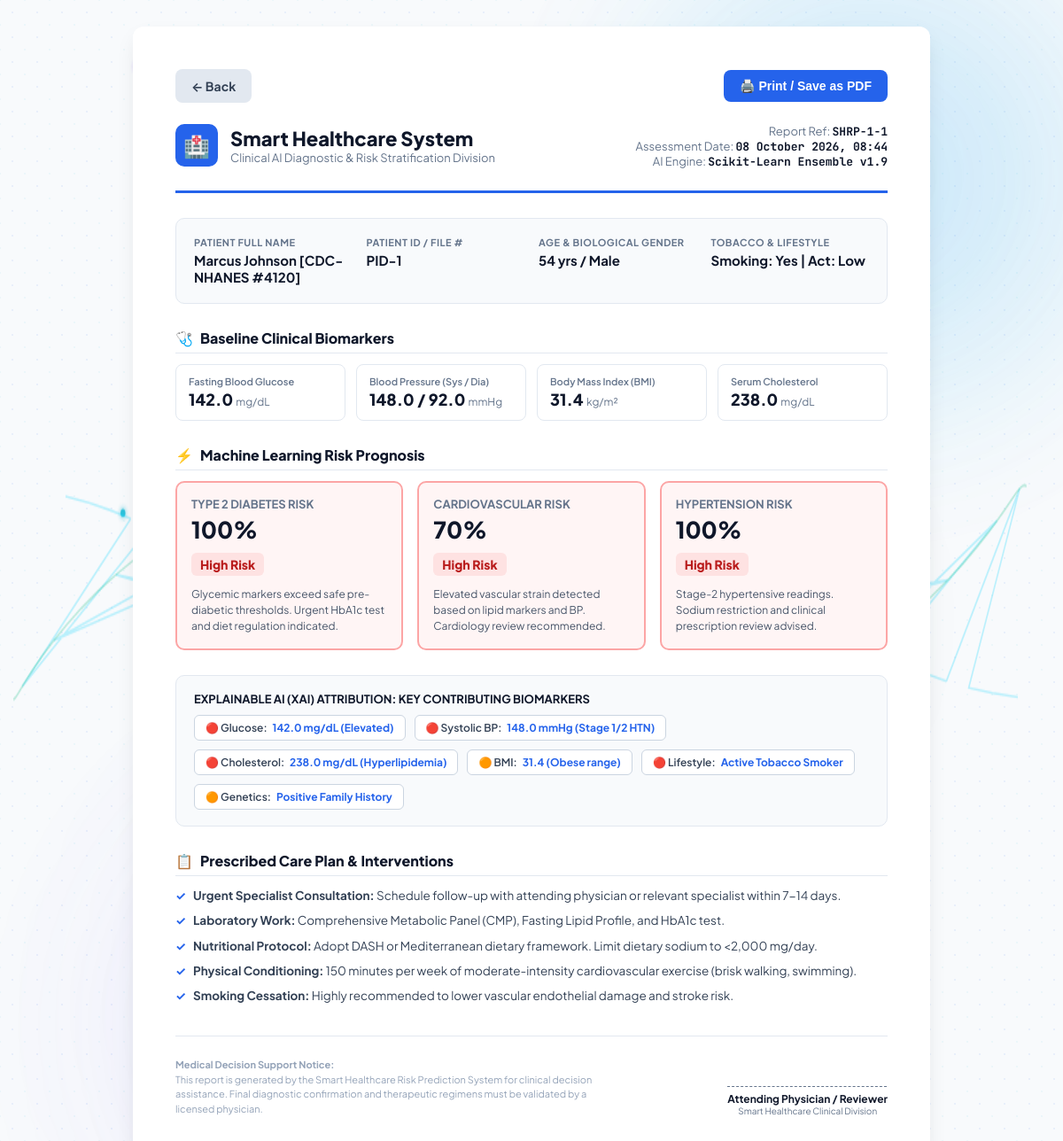
Page /patient/report/1 on the committed database.
### app.py (models this page shows)
class Patient(db.Model):
    id = db.Column(db.Integer, primary_key=True)
    name = db.Column(db.String(100), nullable=False)
    age = db.Column(db.Integer, nullable=False)
    gender = db.Column(db.String(20), nullable=False)
    bmi = db.Column(db.Float)
    glucose = db.Column(db.Float)
    systolic_bp = db.Column(db.Float)
    diastolic_bp = db.Column(db.Float)
    cholesterol = db.Column(db.Float)
    heart_rate = db.Column(db.Float)
    smoking = db.Column(db.String(10))
    physical_activity = db.Column(db.String(20))
    family_history = db.Column(db.String(10))
    created_at = db.Column(db.DateTime, default=datetime.utcnow)

### app.py (the view)
@app.route("/report/<int:patient_id>")
@app.route("/patient/report/<int:patient_id>")
def report(patient_id):
    patient = Patient.query.get(patient_id)
    if not patient:
        patient = Patient.query.first()
        if not patient:
            return redirect(url_for("patients"))
    latest_prediction = Prediction.query.filter_by(patient_id=patient.id).order_by(Prediction.id.desc()).first()
    if latest_prediction:
        pred = latest_prediction
        diabetes_score = int(round(latest_prediction.diabetes_probability)) if latest_prediction.diabetes_probability is not None else calculate_diabetes_risk(patient)
        heart_score = int(round(latest_prediction.heart_probability)) if latest_prediction.heart_probability is not None else calculate_heart_risk(patient)
        hypertension_score = int(round(latest_prediction.hypertension_probability)) if latest_prediction.hypertension_probability is not None else calculate_hypertension_risk(patient)
        diabetes_risk = latest_prediction.diabetes_risk or risk_category(diabetes_score)
        heart_risk = latest_prediction.heart_risk or risk_category(heart_score)
        hypertension_risk = latest_prediction.hypertension_risk or risk_category(hypertension_score)
    else:
        diabetes_score = calculate_diabetes_risk(patient)
        heart_score = calculate_heart_risk(patient)
        hypertension_score = calculate_hypertension_risk(patient)
        diabetes_risk = risk_category(diabetes_score)
        heart_risk = risk_category(heart_score)
        hypertension_risk = risk_category(hypertension_score)
        pred = Prediction(
            id=patient.id,
            patient_id=patient.id,
            diabetes_risk=diabetes_risk,
            heart_risk=heart_risk,
            hypertension_risk=hypertension_risk,
            diabetes_probability=diabetes_score,
            heart_probability=heart_score,
            hypertension_probability=hypertension_score,
            created_at=patient.created_at or datetime.utcnow()
        )
    return render_template(
        "report.html",
        patient=patient,
        diabetes_score=diabetes_score,
        heart_score=heart_score,
        hypertension_score=hypertension_score,
        diabetes_risk=diabetes_risk,
        heart_risk=heart_risk,
        hypertension_risk=hypertension_risk,
        latest_prediction=pred,
        pred=pred
    )

### templates/report.html (shortened to what this page needs)
<!DOCTYPE html>
<html lang="en">
<head>
    <link rel="stylesheet" href="/static/css/style.css">
</head>
<body>
    <div class="ambient-glow-wrapper">
    </div>
    <div class="report-page">
        <div class="no-print">
            <a href="javascript:history.back()" class="btn btn-back">
                ← Back
            </a>
            <div style="display: flex; gap: 10px;">
                <button onclick="window.print()" class="btn btn-print">
                    🖨️ Print / Save as PDF
                </button>
            </div>
        </div>
        <header class="report-header">
            <div class="clinic-brand">
                <div class="clinic-logo">🏥</div>
                <div>
                    <div class="clinic-name">Smart Healthcare System</div>
                    <div class="clinic-sub">Clinical AI Diagnostic & Risk Stratification Division</div>
                </div>
            </div>
            <div class="doc-meta">
                <div>Report Ref: <strong>SHRP-{{ pred.id }}-{{ patient.id }}</strong></div>
                <div>Assessment Date: <strong>{{ pred.created_at.strftime('%d %B %Y, %H:%M') if pred.created_at else 'Recent' }}</strong></div>
                <div>AI Engine: <strong>Scikit-Learn Ensemble v1.9</strong></div>
            </div>
        </header>
        <div class="patient-summary">
            <div class="summary-item">
                <label>Patient Full Name</label>
                <span>{{ patient.name }}</span>
            </div>
            <div class="summary-item">
                <label>Patient ID / File #</label>
                <span>PID-{{ patient.id }}</span>
            </div>
            <div class="summary-item">
                <label>Age & Biological Gender</label>
                <span>{{ patient.age }} yrs / {{ patient.gender }}</span>
            </div>
            <div class="summary-item">
                <label>Tobacco & Lifestyle</label>
                <span>Smoking: {{ patient.smoking }} | Act: {{ patient.physical_activity }}</span>
            </div>
        </div>
        <div class="section-heading">
            <span>🩺</span> Baseline Clinical Biomarkers
        </div>
        <div class="vitals-grid">
            <div class="vital-cell">
                <div class="lbl">Fasting Blood Glucose</div>
                <div class="val">{{ patient.glucose }} <span style="font-size: 12px; font-weight: normal; color: var(--text-muted);">mg/dL</span></div>
            </div>
            <div class="vital-cell">
                <div class="lbl">Blood Pressure (Sys / Dia)</div>
                <div class="val">{{ patient.systolic_bp }} / {{ patient.diastolic_bp }} <span style="font-size: 12px; font-weight: normal; color: var(--text-muted);">mmHg</span></div>
            </div>
            <div class="vital-cell">
                <div class="lbl">Body Mass Index (BMI)</div>
                <div class="val">{{ patient.bmi }} <span style="font-size: 12px; font-weight: normal; color: var(--text-muted);">kg/m²</span></div>
            </div>
            <div class="vital-cell">
                <div class="lbl">Serum Cholesterol</div>
                <div class="val">{{ patient.cholesterol }} <span style="font-size: 12px; font-weight: normal; color: var(--text-muted);">mg/dL</span></div>
            </div>
        </div>
        <div class="section-heading">
            <span>⚡</span> Machine Learning Risk Prognosis
        </div>
        <div class="risk-eval-grid">
            <div class="eval-box {% if pred.diabetes_risk == 'High' %}eval-high{% elif pred.diabetes_risk == 'Medium' %}eval-med{% else %}eval-low{% endif %}">
                <div class="eval-title">Type 2 Diabetes Risk</div>
                <div class="eval-score">{{ pred.diabetes_probability|int }}%</div>
                <span class="eval-badge {% if pred.diabetes_risk == 'High' %}badge-high{% elif pred.diabetes_risk == 'Medium' %}badge-med{% else %}badge-low{% endif %}">
                    {{ pred.diabetes_risk }} Risk
                </span>
                <div class="eval-desc">
                    {% if pred.diabetes_risk == 'High' %}
                        Glycemic markers exceed safe pre-diabetic thresholds. Urgent HbA1c test and diet regulation indicated.
                    {% elif pred.diabetes_risk == 'Medium' %}
                        Borderline insulin resistance indications. Routine blood sugar checks recommended.
                    {% else %}
                        Normal glycemic regulation. Maintain healthy diet and active routine.
                    {% endif %}
                </div>
            </div>
            <div class="eval-box {% if pred.heart_risk == 'High' %}eval-high{% elif pred.heart_risk == 'Medium' %}eval-med{% else %}eval-low{% endif %}">
                <div class="eval-title">Cardiovascular Risk</div>
                <div class="eval-score">{{ pred.heart_probability|int }}%</div>
                <span class="eval-badge {% if pred.heart_risk == 'High' %}badge-high{% elif pred.heart_risk == 'Medium' %}badge-med{% else %}badge-low{% endif %}">
                    {{ pred.heart_risk }} Risk
                </span>
                <div class="eval-desc">
                    {% if pred.heart_risk == 'High' %}
                        Elevated vascular strain detected based on lipid markers and BP. Cardiology review recommended.
                    {% elif pred.heart_risk == 'Medium' %}
                        Moderate cardiovascular risk profile. Lipid monitoring and aerobic exercise advised.
                    {% else %}
                        Optimal cardiac markers and healthy resting arterial parameters.
                    {% endif %}
                </div>
            </div>
            <div class="eval-box {% if pred.hypertension_risk == 'High' %}eval-high{% elif pred.hypertension_risk == 'Medium' %}eval-med{% else %}eval-low{% endif %}">
                <div class="eval-title">Hypertension Risk</div>
                <div class="eval-score">{{ pred.hypertension_probability|int }}%</div>
                <span class="eval-badge {% if pred.hypertension_risk == 'High' %}badge-high{% elif pred.hypertension_risk == 'Medium' %}badge-med{% else %}badge-low{% endif %}">
                    {{ pred.hypertension_risk }} Risk
                </span>
                <div class="eval-desc">
                    {% if pred.hypertension_risk == 'High' %}
                        Stage-2 hypertensive readings. Sodium restriction and clinical prescription review advised.
                    {% elif pred.hypertension_risk == 'Medium' %}
                        Pre-hypertension stage readings. Ambulatory blood pressure tracking recommended.
                    {% else %}
                        Optimal arterial elasticity and normotensive pressure thresholds.
                    {% endif %}
                </div>
            </div>
        </div>
        <div class="xai-section">
            <div style="font-size: 13px; font-weight: 700; color: var(--dark); text-transform: uppercase;">
                Explainable AI (XAI) Attribution: Key Contributing Biomarkers
            </div>
            <div class="xai-factors">
                {% if patient.glucose >= 126 %}
                    <div class="factor-tag">🔴 Glucose: <strong>{{ patient.glucose }} mg/dL (Elevated)</strong></div>
                {% endif %}
                {% if patient.systolic_bp >= 130 %}
                    <div class="factor-tag">🔴 Systolic BP: <strong>{{ patient.systolic_bp }} mmHg (Stage 1/2 HTN)</strong></div>
                {% endif %}
                {% if patient.cholesterol >= 200 %}
                    <div class="factor-tag">🔴 Cholesterol: <strong>{{ patient.cholesterol }} mg/dL (Hyperlipidemia)</strong></div>
                {% endif %}
                {% if patient.bmi >= 30 %}
                    <div class="factor-tag">🟠 BMI: <strong>{{ patient.bmi }} (Obese range)</strong></div>
                {% elif patient.bmi >= 25 %}
                    <div class="factor-tag">🟡 BMI: <strong>{{ patient.bmi }} (Overweight)</strong></div>
                {% endif %}
                {% if patient.smoking == 'Yes' %}
                    <div class="factor-tag">🔴 Lifestyle: <strong>Active Tobacco Smoker</strong></div>
                {% endif %}
                {% if patient.family_history == 'Yes' %}
                    <div class="factor-tag">🟠 Genetics: <strong>Positive Family History</strong></div>
                {% endif %}
            </div>
        </div>
        <div class="recommendations">
            <div class="section-heading">
                <span>📋</span> Prescribed Care Plan & Interventions
            </div>
            <ul class="recs-list">
                {% if pred.diabetes_risk == 'High' or pred.heart_risk == 'High' or pred.hypertension_risk == 'High' %}
                    <li><strong>Urgent Specialist Consultation:</strong> Schedule follow-up with attending physician or relevant specialist within 7-14 days.</li>
                    <li><strong>Laboratory Work:</strong> Comprehensive Metabolic Panel (CMP), Fasting Lipid Profile, and HbA1c test.</li>
                {% else %}
                    <li><strong>Preventative Wellness:</strong> Routine bi-annual clinical checkups to monitor biomarker stability.</li>
                {% endif %}
                <li><strong>Nutritional Protocol:</strong> Adopt DASH or Mediterranean dietary framework. Limit dietary sodium to &lt;2,000 mg/day.</li>
                <li><strong>Physical Conditioning:</strong> 150 minutes per week of moderate-intensity cardiovascular exercise (brisk walking, swimming).</li>
                {% if patient.smoking == 'Yes' %}
                    <li><strong>Smoking Cessation:</strong> Highly recommended to lower vascular endothelial damage and stroke risk.</li>
                {% endif %}
            </ul>
        </div>
        <div class="report-footer">
            <div class="disclaimer">
                <strong>Medical Decision Support Notice:</strong><br>
                This report is generated by the Smart Healthcare Risk Prediction System for clinical decision assistance. Final diagnostic confirmation and therapeutic regimens must be validated by a licensed physician.
            </div>
            <div class="signature-box">
                <div class="sig-line"></div>
                <div class="sig-text">Attending Physician / Reviewer</div>
                <div class="sig-sub">Smart Healthcare Clinical Division</div>
            </div>
        </div>
    </div>
</body>
</html>

### rows in the picture
Patient: id "1", name "Marcus Johnson [CDC-NHANES #4120]", age "54", gender "Male", smoking "Yes", physical_activity "Low", glucose "142.0", systolic_bp "148.0", diastolic_bp "92.0", bmi "31.4", cholesterol "238.0"

### other values in the picture
{{ pred.id }} "1"
{{ pred.diabetes_probability|int }} "100"
{{ pred.diabetes_risk }} "High"
{{ pred.heart_probability|int }} "70"
{{ pred.heart_risk }} "High"
{{ pred.hypertension_probability|int }} "100"
{{ pred.hypertension_risk }} "High"
